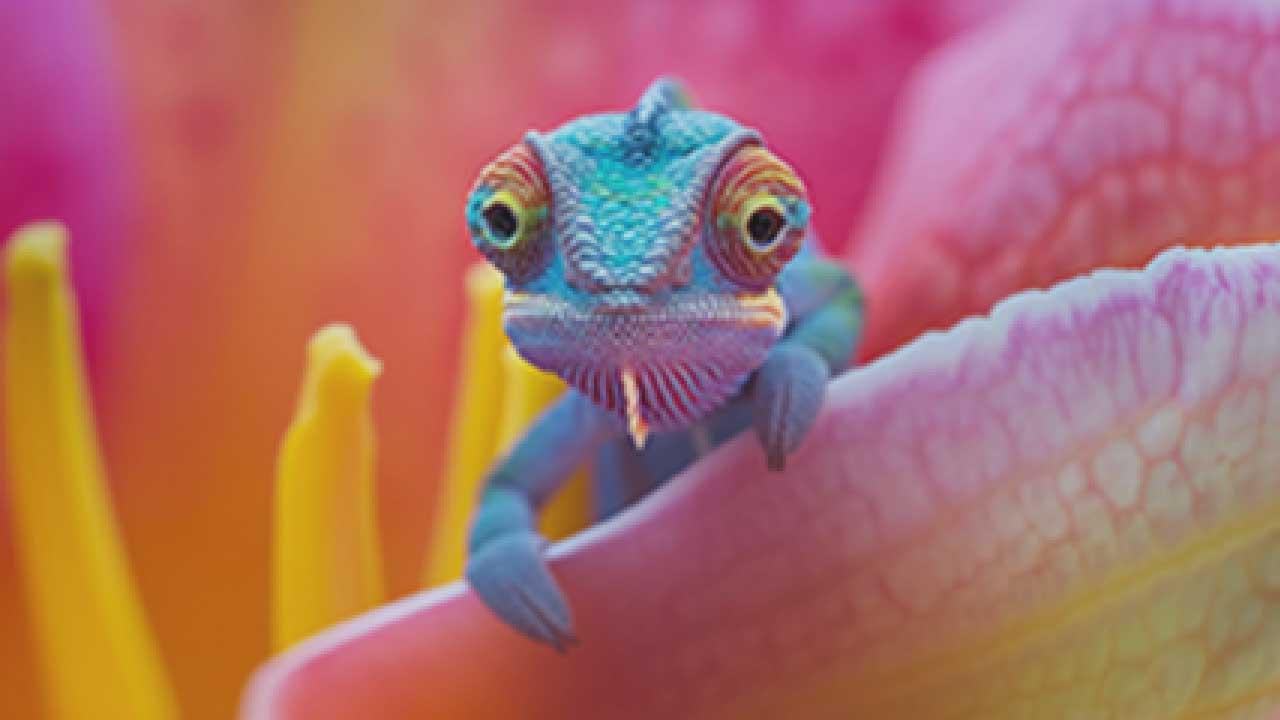
#> input picture test.jpg, 1280 x 720 px
$ python assg.py
#> lines starting #> are read from the running program, lines starting #| are printed output that depends on the picture; after the words box and inside, x2 and y2 are one past the last pixel; in counts of white or black regions, pixels touching at a corner belong together
import cv2
import numpy as np
import matplotlib.pyplot as plt
import os

class ImageProcessor:
    def __init__(self):
        """Initialize the Image Processor"""
        self.original_image = None
        self.image_path = None

    def load_image(self, image_path):
        """
        Load a grayscale image and display its properties

        Args:
            image_path (str): Path to the image file
        """
#> called with image_path = 'test.jpg'
        # Load image in grayscale mode
        self.original_image = cv2.imread(image_path, cv2.IMREAD_GRAYSCALE)
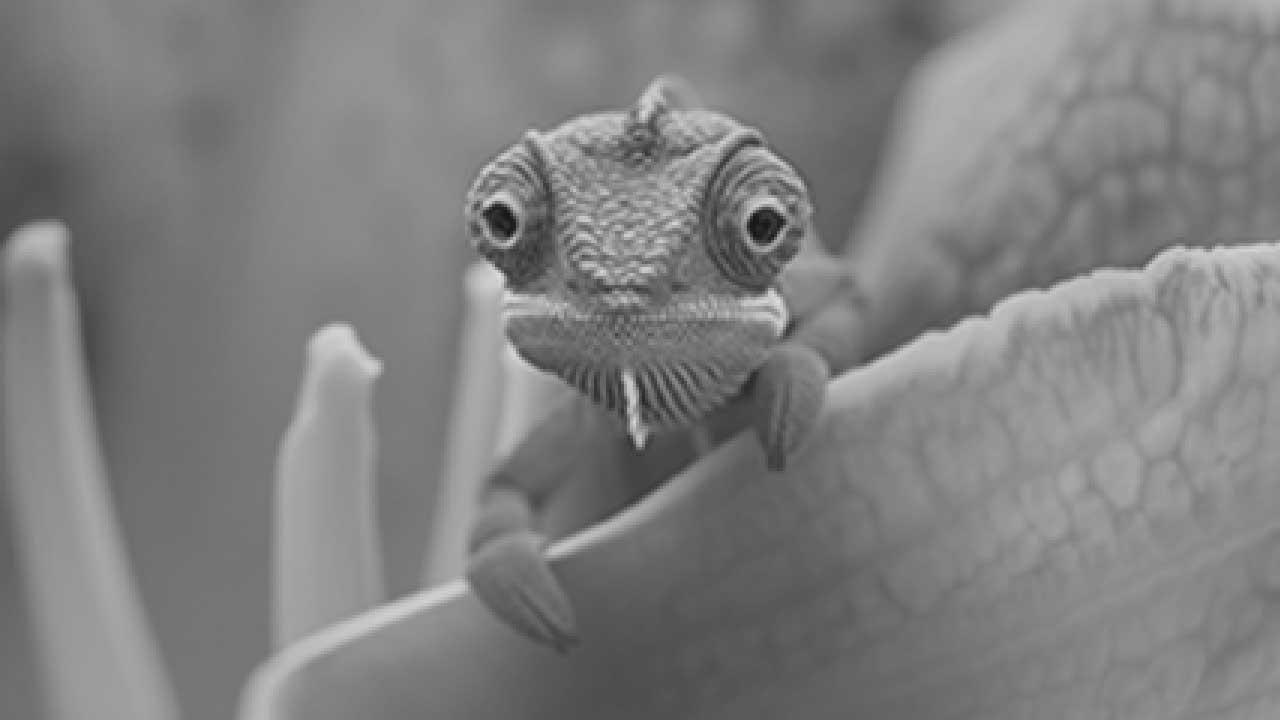
#> self.original_image: shape (720, 1280); min 12, max 230, mean 127.6
        self.image_path = image_path

        if self.original_image is None:
            print(f"Error: Could not load image from {image_path}")
            return False

        # Display image properties
        height, width = self.original_image.shape
#> height = 720; width = 1280
        data_type = self.original_image.dtype
        bits_per_pixel = 8 if data_type == np.uint8 else 16 if data_type == np.uint16 else 32
#> bits_per_pixel = 8

        print("=== IMAGE PROPERTIES ===")
        print(f"Image loaded: {os.path.basename(image_path)}")
        print(f"Dimensions (Width x Height): {width} x {height} pixels")
#| Dimensions (Width x Height): 1280 x 720 pixels
        print(f"Total pixels: {width * height:,}")
#| Total pixels: 921,600
        print(f"Data type: {data_type}")
#| Data type: uint8
        print(f"Bits per pixel: {bits_per_pixel}")
#| Bits per pixel: 8
        print(f"Number of rows: {height}")
#| Number of rows: 720
        print(f"Number of columns: {width}")
#| Number of columns: 1280
        print(f"Pixel value range: {self.original_image.min()} - {self.original_image.max()}")
#| Pixel value range: 12 - 230
        print("=" * 30)

        return True

    def display_image(self, image, title="Image", cmap='gray'):
        """
        Display a single image

        Args:
            image: Image array to display
            title (str): Title for the image
            cmap (str): Colormap for display
        """
        plt.figure(figsize=(8, 6))
        plt.imshow(image, cmap=cmap)
        plt.title(title)
        plt.axis('off')
        plt.show()

    def image_negation(self):
        """
        Implement image negation operation
        Formula: g(x,y) = L - 1 - f(x,y)
        Where L is the number of gray levels (256 for 8-bit images)
        """
        if self.original_image is None:
            print("Error: No image loaded. Please load an image first.")
            return None

        # Apply negation formula: g(x,y) = L - 1 - f(x,y)
        L = 256  # Number of gray levels for 8-bit image
        negative_image = L - 1 - self.original_image
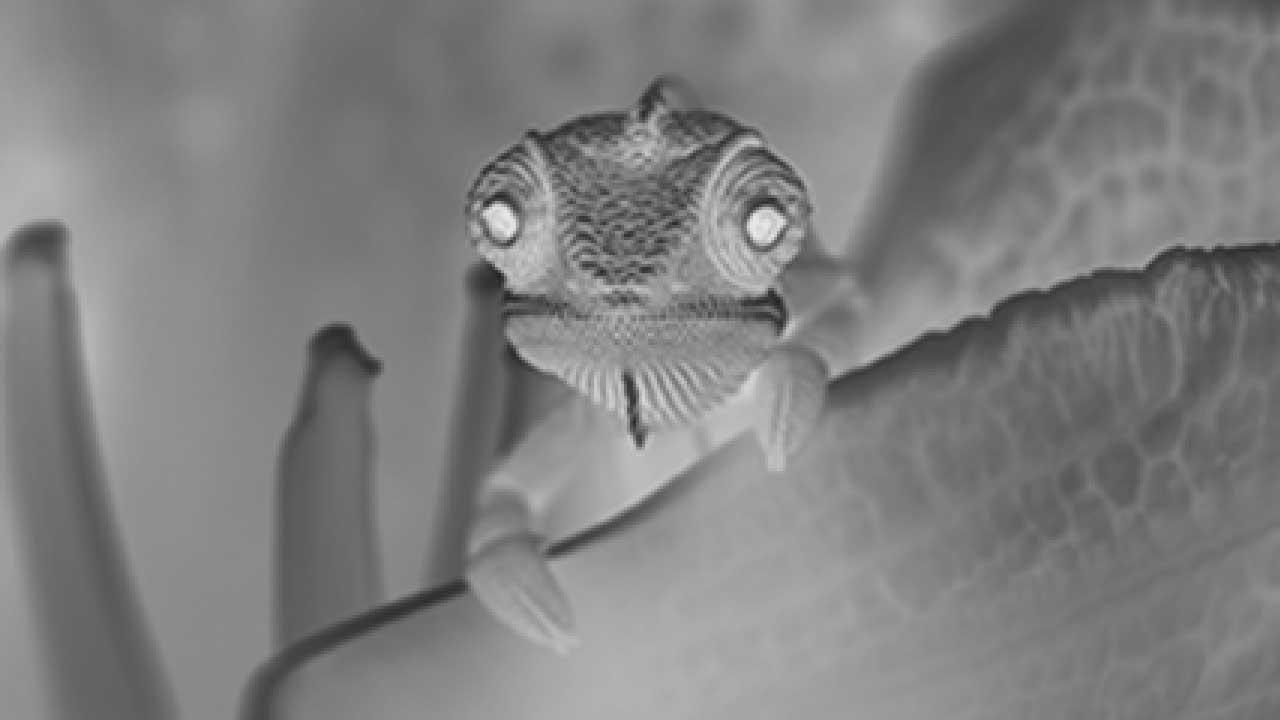
#> negative_image: shape (720, 1280); min 25, max 243, mean 127.4

        # Display original and negative images side by side
        plt.figure(figsize=(15, 6))

        plt.subplot(1, 2, 1)
        plt.imshow(self.original_image, cmap='gray')
        plt.title('Original Image')
        plt.axis('off')

        plt.subplot(1, 2, 2)
        plt.imshow(negative_image, cmap='gray')
        plt.title('Negative Image')
        plt.axis('off')

        plt.tight_layout()
        plt.show()

        print("=== IMAGE NEGATION ANALYSIS ===")
        print("Visual Effect: Image negation reverses the intensity values.")
        print("- Light areas become dark")
        print("- Dark areas become light")
        print("- Creates a 'photographic negative' effect")
        print("\nCommon applications include:")
        print("- Medical imaging (X-rays, where bones appear white)")
        print("- Enhancing dark features in bright backgrounds")
        print("- Preprocessing for certain computer vision algorithms")
        print("- Creating artistic effects")
        print("=" * 40)

        return negative_image

    def binary_thresholding(self, threshold_values=[64, 128, 192]):
        """
        Implement binary thresholding operation
        Formula: g(x,y) = 255 if f(x,y) > T, else 0

        Args:
            threshold_values (list): List of threshold values to test
        """
        if self.original_image is None:
            print("Error: No image loaded. Please load an image first.")
            return None

        # Create subplots for original and thresholded images
        num_thresholds = len(threshold_values)
        plt.figure(figsize=(5 * (num_thresholds + 1), 6))

        # Display original image
        plt.subplot(1, num_thresholds + 1, 1)
        plt.imshow(self.original_image, cmap='gray')
        plt.title('Original Image')
        plt.axis('off')

        thresholded_images = {}

        # Apply thresholding for each threshold value
        for i, T in enumerate(threshold_values):
            # Apply binary thresholding
            # g(x,y) = 255 if f(x,y) > T, else 0
            binary_image = np.where(self.original_image > T, 255, 0).astype(np.uint8)
            thresholded_images[T] = binary_image

            # Display thresholded image
            plt.subplot(1, num_thresholds + 1, i + 2)
            plt.imshow(binary_image, cmap='gray')
            plt.title(f'Threshold = {T}')
            plt.axis('off')

            # Calculate and display statistics
            white_pixels = np.sum(binary_image == 255)
            black_pixels = np.sum(binary_image == 0)
            total_pixels = binary_image.size
            white_percentage = (white_pixels / total_pixels) * 100

            print(f"Threshold T = {T}:")
            print(f"  White pixels: {white_pixels:,} ({white_percentage:.1f}%)")
            print(f"  Black pixels: {black_pixels:,} ({100-white_percentage:.1f}%)")
#> this loop made 3 passes
#> (white_pixels, black_pixels, white_percentage) on passes 1 to 3: (917931, 3669, 99.6), (449120, 472480, 48.73), (6704, 914896, 0.727)
#|   White pixels: 917,931 (99.6%)
#|   Black pixels: 3,669 (0.4%)
#|   White pixels: 449,120 (48.7%)
#|   Black pixels: 472,480 (51.3%)
#|   White pixels: 6,704 (0.7%)
#|   Black pixels: 914,896 (99.3%)
#> pass 1, in binary_thresholding, `binary_image = np.where(self.original_image > T, 255, 0).astype(np.uin..`:
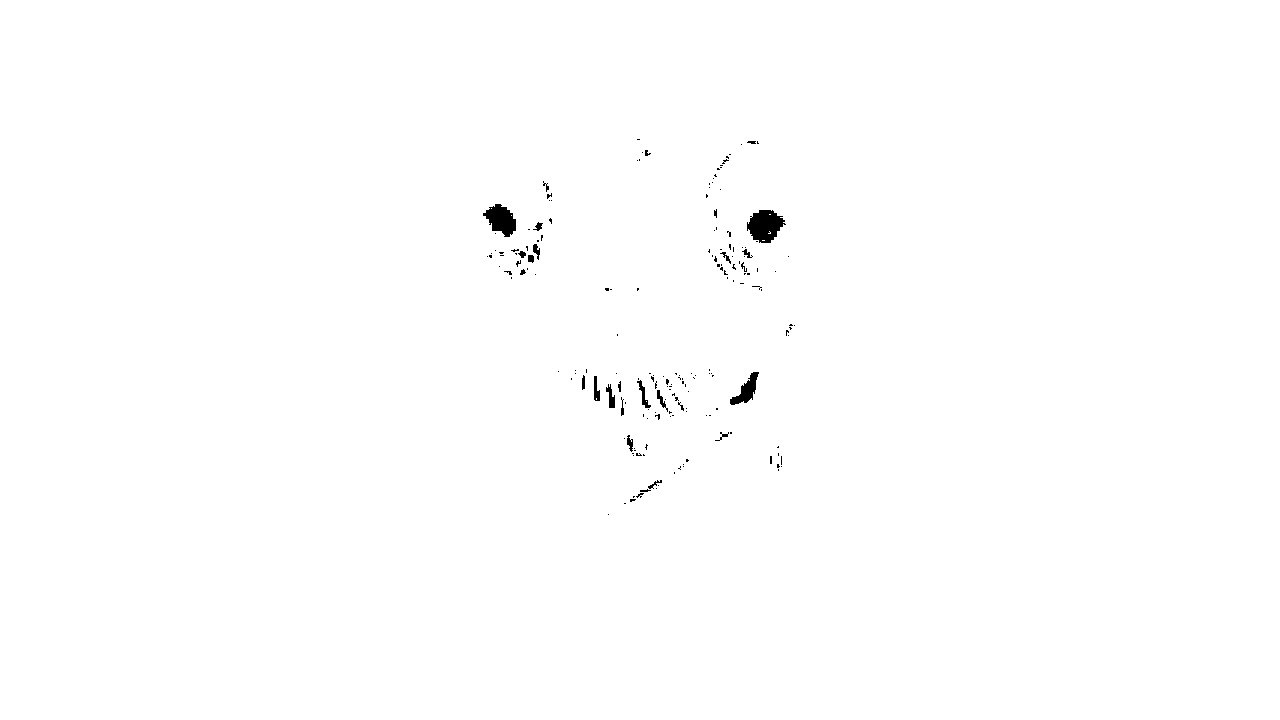
#> binary_image: shape (720, 1280); 99.6% white; 184 black regions (157 under 20 px), largest, box (x1, y1, x2, y2) and area: (747, 210, 786, 243) 866, (483, 204, 516, 237) 667, (730, 372, 759, 405) 404
#> pass 3, in binary_thresholding, `binary_image = np.where(self.original_image > T, 255, 0).astype(np.uin..`:
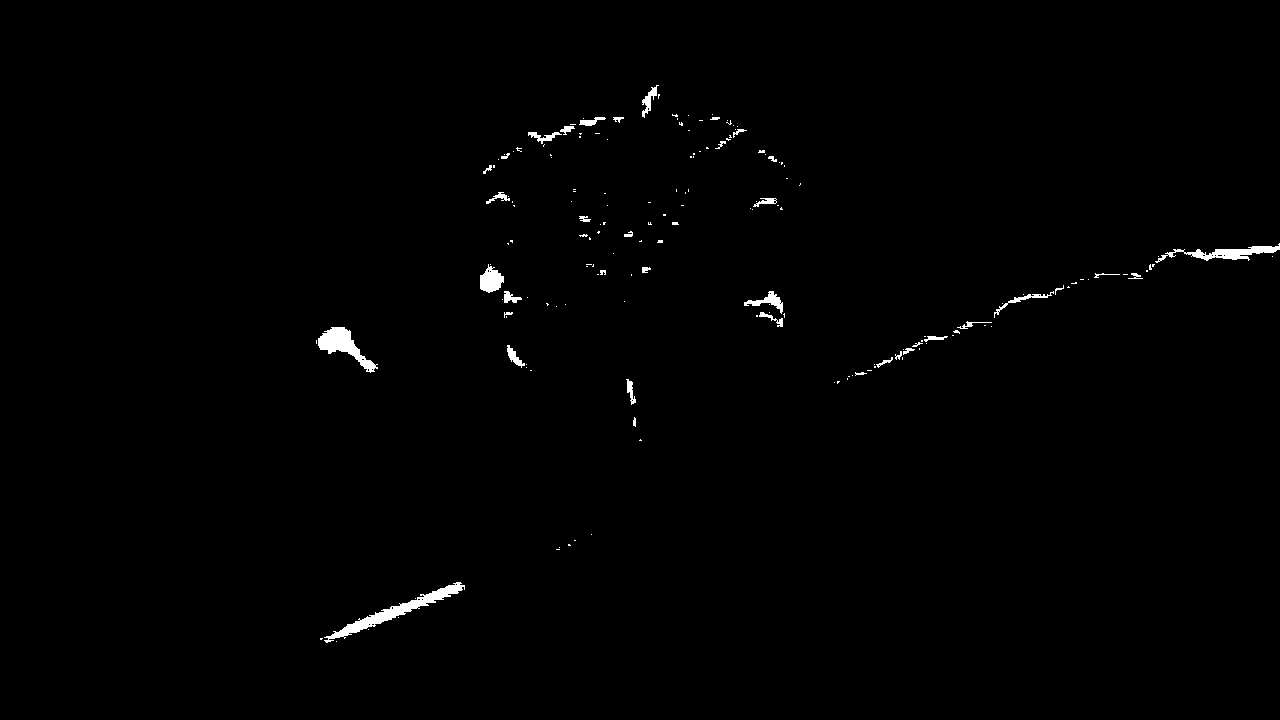
#> binary_image: shape (720, 1280); 0.73% white; 173 white regions (134 under 20 px), largest, box (x1, y1, x2, y2) and area: (324, 582, 465, 643) 1394, (318, 327, 378, 373) 997, (1155, 243, 1280, 263) 796
#> after the loop, thresholded_images = 3 items

        plt.tight_layout()
        plt.show()

        print("\n=== THRESHOLDING ANALYSIS ===")
        print("Effect of changing threshold value T:")
        print("- Lower T values: More pixels become white (255)")
        print("  -> More liberal thresholding, preserves more details")
        print("- Higher T values: Fewer pixels become white (255)")
        print("  -> More conservative thresholding, only brightest regions remain")
        print("- T = 128 (middle value): Balanced segmentation")
        print("\nApplications:")
        print("- Object segmentation from background")
        print("- Text extraction from documents")
        print("- Creating binary masks for further processing")
        print("- Preprocessing for shape analysis")
        print("=" * 40)

        return thresholded_images

    def demonstrate_all_operations(self, image_path):
        """
        Demonstrate all lab operations in sequence

        Args:
            image_path (str): Path to the input image
        """
        print("\n" + "=" * 60)
        print("PART 1: IMAGE LOADING AND ANALYSIS")
        print("=" * 60)

        # Display the original image
        self.display_image(self.original_image, "Original Loaded Image")

        # 2. Image negation
        print("\n" + "=" * 60)
        print("PART 2: IMAGE NEGATION")
        print("=" * 60)
        negative_img = self.image_negation()

        # 3. Binary thresholding
        print("\n" + "=" * 60)
        print("PART 3: BINARY THRESHOLDING")
        print("=" * 60)
        thresholded_imgs = self.binary_thresholding([64, 128, 192])
#> thresholded_imgs = 3 items

        print("\n" + "=" * 60)
        print("LAB 1 COMPLETED SUCCESSFULLY!")
        print("=" * 60)

def main():
    """
    Main function to run the lab demonstration
    """
    processor = ImageProcessor()

    # Try to find a sample image in common locations
    sample_images = [
        "test.jpg"
    ]

    image_found = False
    for img_path in sample_images:
        if os.path.exists(img_path):
            print(f"Trying to load: {img_path}")
            if processor.load_image(img_path):
                processor.demonstrate_all_operations(img_path)
                image_found = True
                break
            else:
                print(f"Failed to load {img_path}, trying next image...")
                continue

    if not image_found:
        print("No sample image found in the current directory.")
        print("Please place a grayscale image file (jpg, png) in the same directory")
        print("with one of these names:", ", ".join(sample_images))
        print("\nAlternatively, you can manually specify the image path:")
        print("processor = ImageProcessor()")
        print("processor.demonstrate_all_operations('your_image_path.jpg')")

        # Create a synthetic image for demonstration if no real image is available
        print("\nCreating a synthetic image for demonstration...")
        create_sample_image()
        processor.demonstrate_all_operations("synthetic_sample.png")

def create_sample_image():
    """
    Create a synthetic sample image for demonstration purposes
    """
    # Create a synthetic image with various intensity regions
    img = np.zeros((200, 200), dtype=np.uint8)

    # Add different intensity regions
    img[50:100, 50:100] = 80    # Dark gray square
    img[25:75, 125:175] = 160   # Light gray square
    img[125:175, 25:75] = 200   # Very light gray square
    img[100:150, 100:150] = 40  # Very dark gray square

    # Add some noise
    noise = np.random.normal(0, 10, img.shape)
    img = np.clip(img.astype(np.float32) + noise, 0, 255).astype(np.uint8)

    # Save the synthetic image
    cv2.imwrite("synthetic_sample.png", img)
    print("Created synthetic_sample.png for demonstration")

if __name__ == "__main__":
    main()
